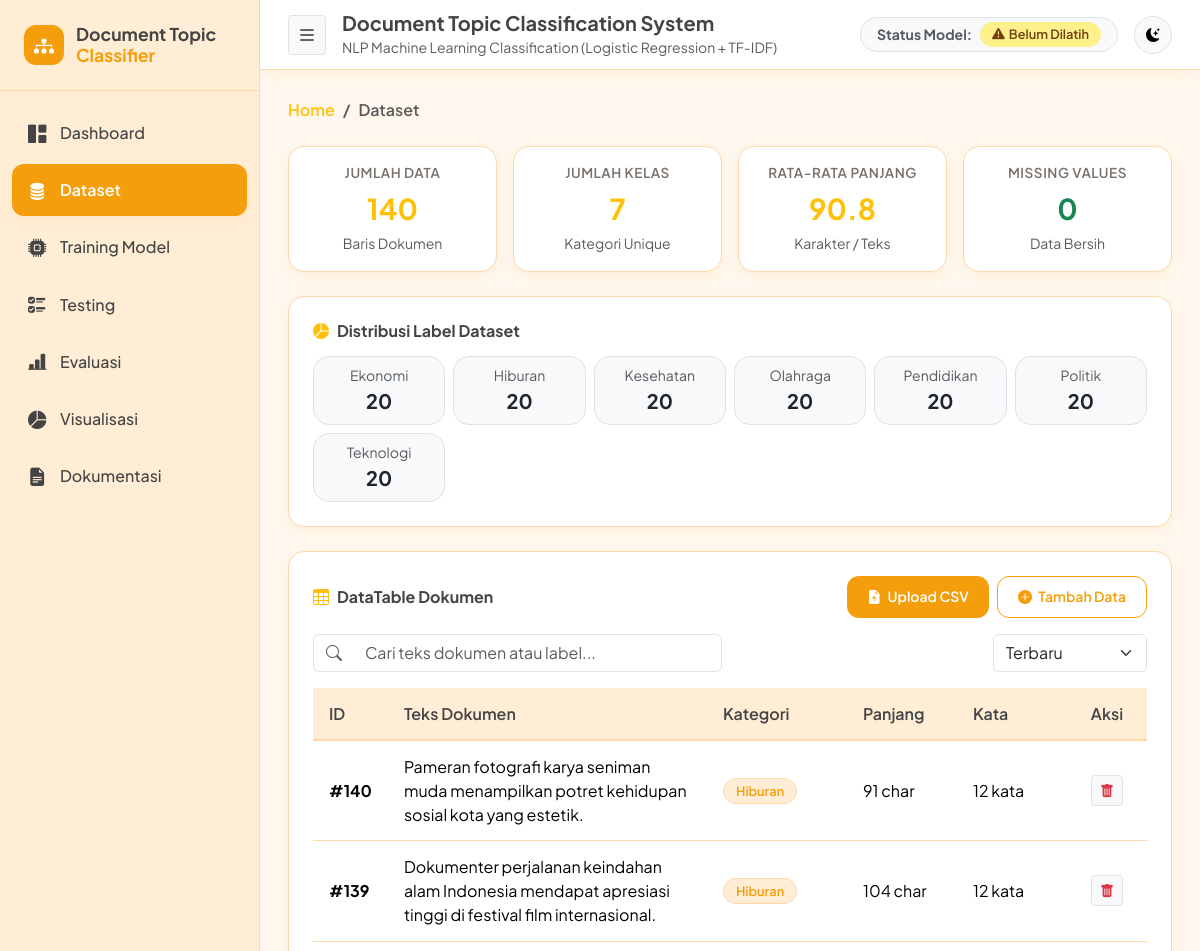
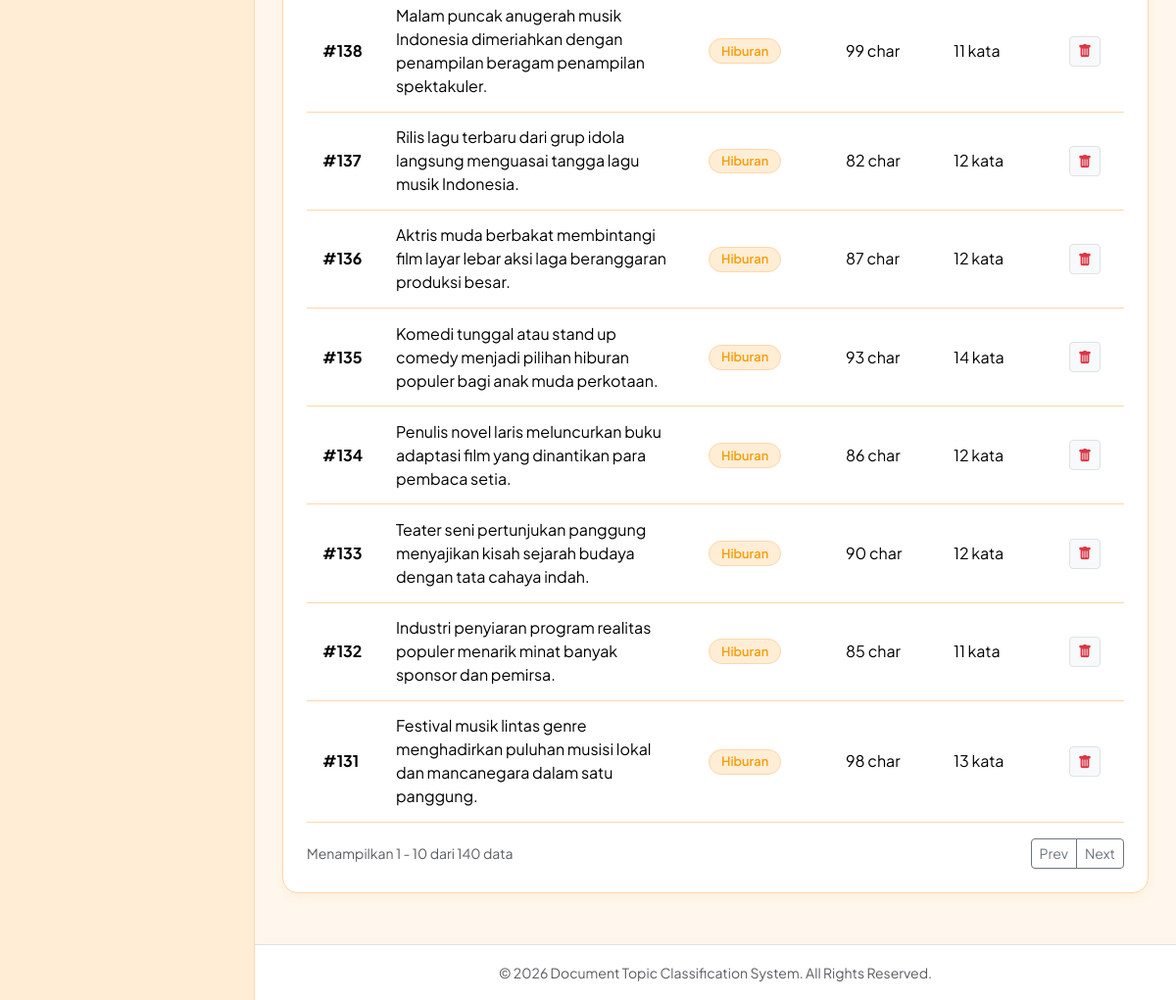
The page /dataset on the database its author committed (2 pictures, top to bottom).
### tables this page shows
CREATE TABLE Dataset (
            id INTEGER PRIMARY KEY AUTOINCREMENT,
            text TEXT NOT NULL,
            label TEXT NOT NULL,
            length INTEGER,
            word_count INTEGER,
            created_at TIMESTAMP DEFAULT CURRENT_TIMESTAMP
        );

### app.py (the view)
@app.route('/dataset')
def dataset_page():
    conn = get_db()
    cursor = conn.cursor()
    cursor.execute('SELECT * FROM Dataset ORDER BY id DESC')
    items = cursor.fetchall()
    cursor.execute('SELECT COUNT(*) as total FROM Dataset')
    total_dataset = cursor.fetchone()['total']
    cursor.execute('SELECT COUNT(DISTINCT label) as total FROM Dataset')
    total_categories = cursor.fetchone()['total']
    cursor.execute('SELECT label, COUNT(*) as count FROM Dataset GROUP BY label')
    label_dist = {r['label']: r['count'] for r in cursor.fetchall()}
    cursor.execute('SELECT AVG(length) as avg_len FROM Dataset')
    avg_len_row = cursor.fetchone()
    avg_length = round(avg_len_row['avg_len'] or 0, 1)
    conn.close()
    model_status = "Tersedia" if is_model_available() else "Belum Dilatih"
    return render_template(
        'dataset.html',
        dataset=items,
        total_dataset=total_dataset,
        total_categories=total_categories,
        label_dist=label_dist,
        avg_length=avg_length,
        categories=CATEGORIES,
        model_status=model_status
    )

### src/prediction.py (called while the page is built)
def is_model_available():
    return os.path.exists(MODEL_PATH) and os.path.exists(TFIDF_PATH)

### utils/helper.py (called while the page is built)
def get_db():
    conn = sqlite3.connect(DATABASE_PATH)
    conn.row_factory = sqlite3.Row
    return conn

### templates/dataset.html (shortened to what this page needs)
{% extends "base.html" %}
{% block breadcrumb %}Dataset{% endblock %}
{% block content %}
<div class="row g-3 mb-4">
  <div class="col-12 col-md-3">
    <div class="card-custom text-center py-3 mb-0">
      <div class="kpi-label">Jumlah Data</div>
      <div class="kpi-val text-warning">{{ total_dataset }}</div>
      <small class="text-muted">Baris Dokumen</small>
    </div>
  </div>
  <div class="col-12 col-md-3">
    <div class="card-custom text-center py-3 mb-0">
      <div class="kpi-label">Jumlah Kelas</div>
      <div class="kpi-val text-warning">{{ total_categories }}</div>
      <small class="text-muted">Kategori Unique</small>
    </div>
  </div>
  <div class="col-12 col-md-3">
    <div class="card-custom text-center py-3 mb-0">
      <div class="kpi-label">Rata-rata Panjang</div>
      <div class="kpi-val text-warning">{{ avg_length }}</div>
      <small class="text-muted">Karakter / Teks</small>
    </div>
  </div>
  <div class="col-12 col-md-3">
    <div class="card-custom text-center py-3 mb-0">
      <div class="kpi-label">Missing Values</div>
      <div class="kpi-val text-success">0</div>
      <small class="text-muted">Data Bersih</small>
    </div>
  </div>
</div>
<div class="card-custom mb-4">
  <h6 class="fw-bold mb-3"><i class="bi bi-pie-chart-fill me-2 text-warning"></i>Distribusi Label Dataset</h6>
  <div class="row g-2">
    {% for cat, count in label_dist.items() %}
    <div class="col-6 col-sm-4 col-md-3 col-lg-2">
      <div class="p-2 border rounded-xl bg-light text-center">
        <small class="d-block text-muted font-weight-bold">{{ cat }}</small>
        <span class="fw-bold text-dark fs-5">{{ count }}</span>
      </div>
    </div>
    {% endfor %}
  </div>
</div>
<div class="card-custom">
  <div class="d-flex flex-wrap align-items-center justify-content-between gap-3 mb-3">
    <h6 class="fw-bold mb-0"><i class="bi bi-table me-2 text-warning"></i>DataTable Dokumen</h6>
    <div class="d-flex flex-wrap gap-2">
      <button class="btn btn-sm btn-primary-custom" data-bs-toggle="modal" data-bs-target="#uploadModal">
        <i class="bi bi-file-earmark-arrow-up-fill me-1"></i> Upload CSV
      </button>
      <button class="btn btn-sm btn-outline-custom" data-bs-toggle="modal" data-bs-target="#addModal">
        <i class="bi bi-plus-circle-fill me-1"></i> Tambah Data
      </button>
    </div>
  </div>
  <div class="row g-3 mb-3">
    <div class="col-12 col-md-6">
      <div class="input-group">
        <span class="input-group-text bg-white border-end-0"><i class="bi bi-search text-muted"></i></span>
        <input type="text" id="search-input" class="form-control border-start-0" placeholder="Cari teks dokumen atau label...">
      </div>
    </div>
    <div class="col-12 col-md-6 text-md-end">
      <select id="sort-select" class="form-select w-auto d-inline-block">
        <option value="newest">Terbaru</option>
      </select>
    </div>
  </div>
  <div class="table-responsive">
    <table id="dataset-table" class="table table-custom mb-0">
      <thead>
        <tr>
          <th style="width: 70px;">ID</th>
          <th>Teks Dokumen</th>
          <th style="width: 140px;">Kategori</th>
          <th style="width: 110px;">Panjang</th>
          <th style="width: 110px;">Kata</th>
          <th style="width: 80px;" class="text-center">Aksi</th>
        </tr>
      </thead>
      <tbody>
        {% for item in dataset %}
        <tr data-text="{{ item.text | lower }}" data-label="{{ item.label | lower }}" data-id="{{ item.id }}">
          <td class="fw-bold">#{{ item.id }}</td>
          <td>{{ item.text }}</td>
          <td><span class="badge badge-topic">{{ item.label }}</span></td>
          <td>{{ item.length }} char</td>
          <td>{{ item.word_count }} kata</td>
          <td class="text-center">
            <button class="btn btn-sm btn-light border text-danger btn-delete" data-id="{{ item.id }}">
              <i class="bi bi-trash-fill"></i>
            </button>
          </td>
        </tr>
        {% endfor %}
      </tbody>
    </table>
  </div>
  <div class="d-flex align-items-center justify-content-between mt-3">
    <small id="page-info" class="text-muted">Menampilkan data...</small>
    <div class="btn-group btn-group-sm">
      <button id="btn-prev" class="btn btn-outline-secondary">Prev</button>
      <button id="btn-next" class="btn btn-outline-secondary">Next</button>
    </div>
  </div>
</div>
{% endblock %}

### templates/base.html (shortened to what this page needs)
<!DOCTYPE html>
<html lang="id">
<head>
  <link rel="stylesheet" href="https://cdn.jsdelivr.net/npm/bootstrap@5.3.2/dist/css/bootstrap.min.css">
  <link rel="stylesheet" href="https://cdn.jsdelivr.net/npm/bootstrap-icons@1.11.3/font/bootstrap-icons.min.css">
  <link rel="stylesheet" href="{{ url_for('static', filename='css/style.css') }}">
</head>
<body>
  <div id="toast-container" class="toast-container position-fixed bottom-0 end-0 p-3" style="z-index: 1090;"></div>
  <div id="app-wrapper">
    <aside id="sidebar">
      <div class="sidebar-header">
        <div class="brand-icon">
          <i class="bi bi-diagram-3-fill"></i>
        </div>
        <div class="brand-text">
          Document Topic<br><span style="color: var(--color-primary);">Classifier</span>
        </div>
      </div>
      <ul class="sidebar-menu">
        <li class="nav-item">
          <a href="{{ url_for('dashboard') }}" class="nav-link {% if request.endpoint == 'dashboard' %}active{% endif %}">
            <i class="bi bi-grid-1x2-fill"></i>
            <span>Dashboard</span>
          </a>
        </li>
        <li class="nav-item">
          <a href="{{ url_for('dataset_page') }}" class="nav-link {% if request.endpoint == 'dataset_page' %}active{% endif %}">
            <i class="bi bi-database-fill"></i>
            <span>Dataset</span>
          </a>
        </li>
        <li class="nav-item">
          <a href="{{ url_for('training_page') }}" class="nav-link {% if request.endpoint == 'training_page' %}active{% endif %}">
            <i class="bi bi-cpu-fill"></i>
            <span>Training Model</span>
          </a>
        </li>
        <li class="nav-item">
          <a href="{{ url_for('testing_page') }}" class="nav-link {% if request.endpoint == 'testing_page' %}active{% endif %}">
            <i class="bi bi-ui-checks"></i>
            <span>Testing</span>
          </a>
        </li>
        <li class="nav-item">
          <a href="{{ url_for('evaluation_page') }}" class="nav-link {% if request.endpoint == 'evaluation_page' %}active{% endif %}">
            <i class="bi bi-bar-chart-line-fill"></i>
            <span>Evaluasi</span>
          </a>
        </li>
        <li class="nav-item">
          <a href="{{ url_for('visualization_page') }}" class="nav-link {% if request.endpoint == 'visualization_page' %}active{% endif %}">
            <i class="bi bi-pie-chart-fill"></i>
            <span>Visualisasi</span>
          </a>
        </li>
        <li class="nav-item">
          <a href="{{ url_for('documentation_page') }}" class="nav-link {% if request.endpoint == 'documentation_page' %}active{% endif %}">
            <i class="bi bi-file-earmark-text-fill"></i>
            <span>Dokumentasi</span>
          </a>
        </li>
      </ul>
    </aside>
    <div id="content-wrapper">
      <header id="top-header">
        <div class="d-flex align-items-center gap-3">
          <button id="btn-toggle-sidebar" class="btn btn-sm btn-light border">
            <i class="bi bi-list fs-5"></i>
          </button>
          <div>
            <h5 class="fw-bold mb-0">Document Topic Classification System</h5>
            <small class="text-muted">NLP Machine Learning Classification (Logistic Regression + TF-IDF)</small>
          </div>
        </div>
        <div class="d-flex align-items-center gap-3">
          <div class="d-none d-md-flex align-items-center gap-2 px-3 py-1 rounded-pill border bg-light">
            <small class="fw-bold text-muted">Status Model:</small>
            {% if model_status == 'Tersedia' %}
              <span class="badge badge-status badge-status-active"><i class="bi bi-check-circle-fill me-1"></i>Tersedia</span>
            {% else %}
              <span class="badge badge-status badge-status-warning"><i class="bi bi-exclamation-triangle-fill me-1"></i>Belum Dilatih</span>
            {% endif %}
          </div>
          <button id="btn-toggle-theme" class="btn btn-sm btn-light border rounded-circle" style="width: 38px; height: 38px;">
            <i class="bi bi-moon-stars-fill"></i>
          </button>
        </div>
      </header>
      <main class="main-content">
        <nav aria-label="breadcrumb" class="mb-4">
          <ol class="breadcrumb mb-0">
            <li class="breadcrumb-item"><a href="{{ url_for('dashboard') }}" class="text-decoration-none text-warning fw-semibold">Home</a></li>
            <li class="breadcrumb-item active fw-semibold" aria-current="page">{% block breadcrumb %}Dashboard{% endblock %}</li>
          </ol>
        </nav>
        {% block content %}{% endblock %}
      </main>
      <footer class="mt-auto py-3 px-4 text-center border-top bg-white">
        <small class="text-muted">&copy; 2026 Document Topic Classification System. All Rights Reserved.</small>
      </footer>
    </div>
  </div>
</body>
</html>

### static/css/style.css (style rules this page uses)
:root { --bg-primary: #FFF7ED; --bg-card: #FFFFFF; --bg-sidebar: #FFEDD5; --color-primary: #F59E0B; --color-secondary: #FDBA74; --color-hover: #FB923C; --color-text: #444444; --color-border: #FED7AA; --color-muted: #78716C; --shadow-soft: 0 4px 12px rgba(245, 158, 11, 0.08); --shadow-hover: 0 6px 18px rgba(245, 158, 11, 0.15); --radius-xl: 1rem; --radius-lg: 0.75rem; }
body { font-family: 'Plus Jakarta Sans', -apple-system, BlinkMacSystemFont, 'Segoe UI', Roboto, sans-serif; background-color: var(--bg-primary); color: var(--color-text); margin: 0; padding: 0; overflow-x: hidden; transition: background-color 0.3s ease, color 0.3s ease; }
#app-wrapper { display: flex; min-height: 100vh; }
#sidebar { width: 260px; background-color: var(--bg-sidebar); border-right: 1px solid var(--color-border); display: flex; flex-direction: column; transition: all 0.3s ease; position: fixed; top: 0; bottom: 0; left: 0; z-index: 1040; }
.sidebar-header { padding: 1.5rem; border-bottom: 1px solid var(--color-border); display: flex; align-items: center; gap: 0.75rem; }
.brand-icon { width: 40px; height: 40px; background-color: var(--color-primary); color: #FFFFFF; border-radius: var(--radius-lg); display: flex; align-items: center; justify-content: center; font-size: 1.25rem; }
.brand-text { font-size: 1.1rem; font-weight: 700; color: var(--color-text); line-height: 1.2; }
.sidebar-menu { list-style: none; padding: 1rem 0.75rem; margin: 0; flex-grow: 1; }
.sidebar-menu .nav-item { margin-bottom: 0.35rem; }
.sidebar-menu .nav-link { display: flex; align-items: center; gap: 0.85rem; padding: 0.75rem 1rem; color: var(--color-text); border-radius: var(--radius-lg); text-decoration: none; font-weight: 500; transition: all 0.2s ease; }
.sidebar-menu .nav-link.active { background-color: var(--color-primary); color: #FFFFFF; font-weight: 600; box-shadow: var(--shadow-soft); }
.sidebar-menu .nav-link i { font-size: 1.15rem; }
#content-wrapper { flex-grow: 1; margin-left: 260px; display: flex; flex-direction: column; min-height: 100vh; transition: margin-left 0.3s ease; }
#top-header { height: 70px; background-color: var(--bg-card); border-bottom: 1px solid var(--color-border); display: flex; align-items: center; justify-content: space-between; padding: 0 1.75rem; position: sticky; top: 0; z-index: 1030; box-shadow: var(--shadow-soft); }
.main-content { padding: 1.75rem; flex-grow: 1; }
.card-custom { background-color: var(--bg-card); border: 1px solid var(--color-border); border-radius: var(--radius-xl); box-shadow: var(--shadow-soft); padding: 1.5rem; margin-bottom: 1.5rem; transition: transform 0.2s ease, box-shadow 0.2s ease; }
.kpi-val { font-size: 1.8rem; font-weight: 700; color: var(--color-text); margin-top: 0.25rem; margin-bottom: 0; }
.kpi-label { font-size: 0.85rem; color: var(--color-muted); text-transform: uppercase; letter-spacing: 0.5px; font-weight: 600; }
.btn-primary-custom { background-color: var(--color-primary); color: #FFFFFF; border: None; padding: 0.6rem 1.25rem; border-radius: var(--radius-lg); font-weight: 600; transition: all 0.2s ease; }
.btn-outline-custom { background-color: transparent; color: var(--color-primary); border: 1px solid var(--color-primary); padding: 0.6rem 1.25rem; border-radius: var(--radius-lg); font-weight: 600; transition: all 0.2s ease; }
.table-custom { width: 100%; border-collapse: separate; border-spacing: 0; }
.table-custom th { background-color: var(--bg-sidebar); color: var(--color-text); font-weight: 600; padding: 0.85rem 1rem; border-bottom: 2px solid var(--color-border); }
.table-custom td { padding: 0.85rem 1rem; border-bottom: 1px solid var(--color-border); vertical-align: middle; }
.badge-topic { background-color: var(--bg-sidebar); color: var(--color-primary); border: 1px solid var(--color-border); padding: 0.35rem 0.75rem; border-radius: 50px; font-weight: 600; font-size: 0.8rem; }
.badge-status { padding: 0.35rem 0.75rem; border-radius: 50px; font-size: 0.8rem; font-weight: 600; }
.badge-status-warning { background-color: #FEF08A; color: #713F12; }
.rounded-xl { border-radius: var(--radius-xl) !important; }

### rows shown on the page
Dataset: label "Teknologi", id "20"
Dataset: id "140", text "Pameran fotografi karya seniman muda menampilkan potret kehidupan sosial kota yang estetik.", label "Hiburan", length "91", word_count "12"
Dataset: id "139", text "Dokumenter perjalanan keindahan alam Indonesia mendapat apresiasi tinggi di festival film internasional.", label "Hiburan", length "104", word_count "12"
Dataset: id "138", text "Malam puncak anugerah musik Indonesia dimeriahkan dengan penampilan beragam penampilan spektakuler.", label "Hiburan", length "99", word_count "11"
Dataset: id "137", text "Rilis lagu terbaru dari grup idola langsung menguasai tangga lagu musik Indonesia.", label "Hiburan", length "82", word_count "12"
Dataset: id "136", text "Aktris muda berbakat membintangi film layar lebar aksi laga beranggaran produksi besar.", label "Hiburan", length "87", word_count "12"
Dataset: id "135", text "Komedi tunggal atau stand up comedy menjadi pilihan hiburan populer bagi anak muda perkotaan.", label "Hiburan", length "93", word_count "14"
Dataset: id "134", text "Penulis novel laris meluncurkan buku adaptasi film yang dinantikan para pembaca setia.", label "Hiburan", length "86", word_count "12"
Dataset: id "133", text "Teater seni pertunjukan panggung menyajikan kisah sejarah budaya dengan tata cahaya indah.", label "Hiburan", length "90", word_count "12"
Dataset: id "132", text "Industri penyiaran program realitas populer menarik minat banyak sponsor dan pemirsa.", label "Hiburan", length "85", word_count "11"
Dataset: id "131", text "Festival musik lintas genre menghadirkan puluhan musisi lokal dan mancanegara dalam satu panggung.", label "Hiburan", length "98", word_count "13"

### other values the page prints
{{ total_dataset }} "140"
{{ total_categories }} "7"
{{ avg_length }} "90.8"
{{ cat }} "Ekonomi" "Hiburan" "Kesehatan" "Olahraga" "Pendidikan" "Politik"
{{ count }} "20" "20" "20" "20" "20" "20"
